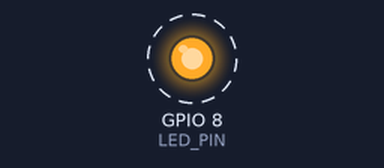
Recording of a sketch running on a simulated ESP32-C3. Parts: output pins drawn as LEDs (lit = HIGH). Dashed ring = blinking. What the sketch prints to the serial monitor is not drawn.

Above: at 1.2 s.
Timing chart, 0 to 4.0 s (numbered marks = the images above):
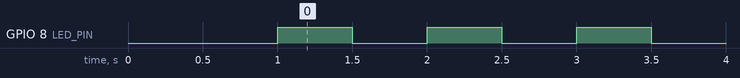

Measured:
- by itself, GPIO 8 (LED_PIN): alternates HIGH for 0.50 s and LOW for 0.50 s

The sketch:

esp32_c3_supermini.ino
```cpp
#define LED_PIN 8

void setup() {
  pinMode(LED_PIN, OUTPUT);
  Serial.begin(115200);
  delay(1000);
  Serial.println("ESP32-C3 Super Mini Ready");
}

void loop() {
  digitalWrite(LED_PIN, HIGH);
  delay(500);
  digitalWrite(LED_PIN, LOW);
  delay(500);
}
```
